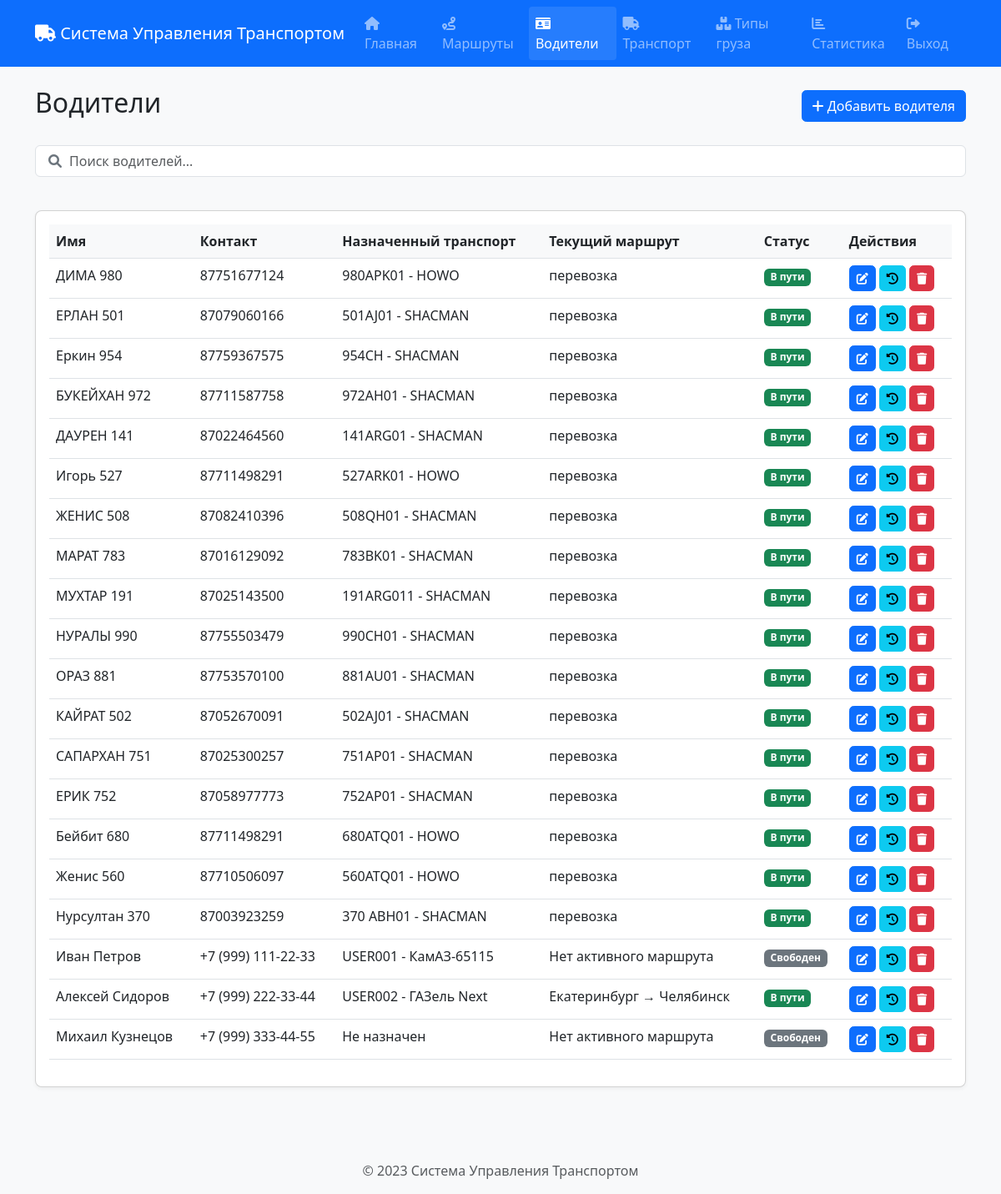
The page /drivers (signed in) on the database its author committed.
### app.py (models this page shows, shortened)
class Driver(db.Model):
    id = db.Column(db.Integer, primary_key=True)
    name = db.Column(db.String(100), nullable=False)
    contact = db.Column(db.String(20))
    vehicle_id = db.Column(db.Integer, db.ForeignKey('vehicle.id'))
    user_id = db.Column(db.Integer, db.ForeignKey('user.id'), nullable=False)
    created_at = db.Column(db.DateTime, default=datetime.utcnow)
    updated_at = db.Column(db.DateTime, default=datetime.utcnow, onupdate=datetime.utcnow)
    routes = db.relationship('Route', backref='driver')
    @property
    def current_route(self):
        return Route.query.filter_by(driver_id=self.id).order_by(Route.date.desc()).first()

class Vehicle(db.Model):
    id = db.Column(db.Integer, primary_key=True)
    number = db.Column(db.String(20), nullable=False)
    model = db.Column(db.String(100), nullable=False)
    year = db.Column(db.Integer)
    status = db.Column(db.String(20), default='active')  # active, repair, inactive
    user_id = db.Column(db.Integer, db.ForeignKey('user.id'), nullable=False)
    created_at = db.Column(db.DateTime, default=datetime.utcnow)
    routes = db.relationship('Route', backref='vehicle', lazy=True)
    driver = db.relationship('Driver', backref='vehicle', uselist=False)

class Route(db.Model):
    id = db.Column(db.Integer, primary_key=True)
    name = db.Column(db.String(200), nullable=False)
    start_point = db.Column(db.String(200), nullable=False)
    end_point = db.Column(db.String(200), nullable=False)
    date = db.Column(db.DateTime, nullable=False)
    estimated_arrival = db.Column(db.DateTime)
    actual_arrival = db.Column(db.DateTime)
    cargo_type_id = db.Column(db.Integer, db.ForeignKey('cargo_type.id'))
    vehicle_id = db.Column(db.Integer, db.ForeignKey('vehicle.id'))
    driver_id = db.Column(db.Integer, db.ForeignKey('driver.id'))
    user_id = db.Column(db.Integer, db.ForeignKey('user.id'), nullable=False)
    cargo_weight = db.Column(db.Float)
    weight_unit = db.Column(db.String(10), default='t', nullable=False)  # фиксируем тонны
    fuel = db.Column(db.Float)  # литры
    cargo_volume = db.Column(db.Float)
    trips_count = db.Column(db.Integer, default=1)  # Количество рейсов
    invoice_paid = db.Column(db.Boolean, default=False, nullable=False)  # Статус счета
    notes = db.Column(db.Text)      # Дополнительные заметки
    created_at = db.Column(db.DateTime, default=datetime.utcnow)
    updated_at = db.Column(db.DateTime, default=datetime.utcnow, onupdate=datetime.utcnow)

### app.py (the view)
@app.route('/drivers')
@login_required
def drivers():
    drivers = Driver.query.filter_by(user_id=current_user.id).all()
    available_vehicles = Vehicle.query.filter_by(user_id=current_user.id, status='active').all()
    return render_template('drivers.html',
                         drivers=drivers,
                         available_vehicles=available_vehicles)

### app.py (called while the page is built)
@login_manager.user_loader
def load_user(user_id):
    return User.query.get(int(user_id))

### templates/drivers.html (shortened to what this page needs)
{% extends "base.html" %}
{% block content %}
<div class="row mb-4">
    <div class="col-md-12">
        <div class="d-flex justify-content-between align-items-center">
            <h2>Водители</h2>
            <button type="button" class="btn btn-primary" data-bs-toggle="modal" data-bs-target="#addDriverModal">
                <i class="fas fa-plus"></i> Добавить водителя
            </button>
        </div>
    </div>
</div>
<div class="row mb-4">
    <div class="col-md-12">
        <div class="search-box">
            <i class="fas fa-search"></i>
            <input type="text" class="form-control" id="searchInput" placeholder="Поиск водителей...">
        </div>
    </div>
</div>
<div class="row">
    <div class="col-md-12">
        <div class="card">
            <div class="card-body">
                <div class="table-responsive">
                    <table class="table table-hover">
                        <thead>
                            <tr>
                                <th>Имя</th>
                                <th>Контакт</th>
                                <th>Назначенный транспорт</th>
                                <th>Текущий маршрут</th>
                                <th>Статус</th>
                                <th>Действия</th>
                            </tr>
                        </thead>
                        <tbody id="driversTableBody">
                            {% for driver in drivers %}
                            <tr>
                                <td>{{ driver.name }}</td>
                                <td>{{ driver.contact }}</td>
                                <td>
                                    {% if driver.vehicle %}
                                        {{ driver.vehicle.number }} - {{ driver.vehicle.model }}
                                    {% else %}
                                        Не назначен
                                    {% endif %}
                                </td>
                                <td>
                                    {% if driver.current_route %}
                                        {{ driver.current_route.name }}
                                    {% else %}
                                        Нет активного маршрута
                                    {% endif %}
                                </td>
                                <td>
                                    {% if driver.current_route %}
                                        <span class="badge bg-success">В пути</span>
                                    {% else %}
                                        <span class="badge bg-secondary">Свободен</span>
                                    {% endif %}
                                </td>
                                <td>
                                    <button class="btn btn-sm btn-primary" onclick="editDriver({{ driver.id }})">
                                        <i class="fas fa-edit"></i>
                                    </button>
                                    <button class="btn btn-sm btn-info" onclick="viewHistory({{ driver.id }})">
                                        <i class="fas fa-history"></i>
                                    </button>
                                    <button class="btn btn-sm btn-danger" onclick="deleteDriver({{ driver.id }})">
                                        <i class="fas fa-trash"></i>
                                    </button>
                                </td>
                            </tr>
                            {% endfor %}
                        </tbody>
                    </table>
                </div>
            </div>
        </div>
    </div>
</div>
{% endblock %}

### static/css/style.css (style rules this page uses)
body { min-height: 100vh; display: flex; flex-direction: column; font-family: 'Segoe UI', Tahoma, Geneva, Verdana, sans-serif; background-color: #f8f9fa; }
.card { transition: transform 0.2s; margin-bottom: 1.5rem; box-shadow: 0 2px 5px rgba(0, 0, 0, 0.05); border-radius: 0.5rem; }
.table th { font-weight: 600; background-color: #f8f9fa; }
.btn { border-radius: 0.35rem; }
.search-box { position: relative; margin-bottom: 1rem; }
.search-box .form-control { padding-left: 2.5rem; }
.search-box i { position: absolute; left: 1rem; top: 50%; transform: translateY(-50%); color: #6c757d; }

### rows shown on the page
Driver: name "ДИМА 980", contact "87751677124", vehicle.number "980APK01", vehicle.model "HOWO", current_route.name "перевозка", shows "В пути"
Driver: name "ЕРЛАН 501", contact "87079060166", vehicle.number "501AJ01", vehicle.model "SHACMAN", current_route.name "перевозка", shows "В пути"
Driver: name "Еркин 954", contact "87759367575", vehicle.number "954CH", vehicle.model "SHACMAN", current_route.name "перевозка", shows "В пути"
Driver: name "БУКЕЙХАН 972", contact "87711587758", vehicle.number "972AH01", vehicle.model "SHACMAN", current_route.name "перевозка", shows "В пути"
Driver: name "ДАУРЕН 141", contact "87022464560", vehicle.number "141ARG01", vehicle.model "SHACMAN", current_route.name "перевозка", shows "В пути"
Driver: name "Игорь 527", contact "87711498291", vehicle.number "527ARK01", vehicle.model "HOWO", current_route.name "перевозка", shows "В пути"
Driver: name "ЖЕНИС 508", contact "87082410396", vehicle.number "508QH01", vehicle.model "SHACMAN", current_route.name "перевозка", shows "В пути"
Driver: name "МАРАТ 783", contact "87016129092", vehicle.number "783BK01", vehicle.model "SHACMAN", current_route.name "перевозка", shows "В пути"
Driver: name "МУХТАР 191", contact "87025143500", vehicle.number "191ARG011", vehicle.model "SHACMAN", current_route.name "перевозка", shows "В пути"
Driver: name "НУРАЛЫ 990", contact "87755503479", vehicle.number "990CH01", vehicle.model "SHACMAN", current_route.name "перевозка", shows "В пути"
Driver: name "ОРАЗ 881", contact "87753570100", vehicle.number "881AU01", vehicle.model "SHACMAN", current_route.name "перевозка", shows "В пути"
Driver: name "КАЙРАТ 502", contact "87052670091", vehicle.number "502AJ01", vehicle.model "SHACMAN", current_route.name "перевозка", shows "В пути"
Driver: name "САПАРХАН 751", contact "87025300257", vehicle.number "751AP01", vehicle.model "SHACMAN", current_route.name "перевозка", shows "В пути"
Driver: name "ЕРИК 752", contact "87058977773", vehicle.number "752AP01", vehicle.model "SHACMAN", current_route.name "перевозка", shows "В пути"
Driver: name "Бейбит 680", contact "87711498291", vehicle.number "680ATQ01", vehicle.model "HOWO", current_route.name "перевозка", shows "В пути"
Driver: name "Женис 560", contact "87710506097", vehicle.number "560ATQ01", vehicle.model "HOWO", current_route.name "перевозка", shows "В пути"
Driver: name "Нурсултан 370", contact "87003923259", vehicle.number "370 ABH01", vehicle.model "SHACMAN", current_route.name "перевозка", shows "В пути"
Driver: name "Иван Петров", contact "+7 (999) 111-22-33", vehicle.number "USER001", vehicle.model "КамАЗ-65115", shows "Нет активного маршрута", shows "Свободен"
Driver: name "Алексей Сидоров", contact "+7 (999) 222-33-44", vehicle.number "USER002", vehicle.model "ГАЗель Next", current_route.name "Екатеринбург → Челябинск", shows "В пути"
Driver: name "Михаил Кузнецов", contact "+7 (999) 333-44-55", shows "Не назначен", shows "Нет активного маршрута", shows "Свободен"
